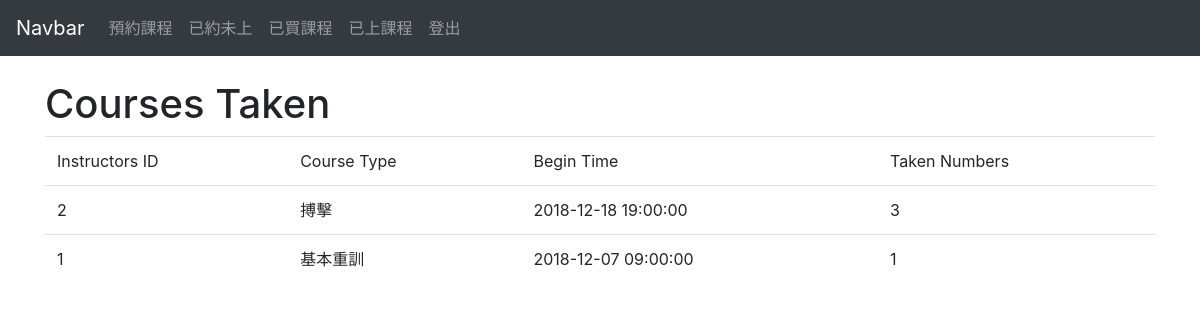
Page /Member/coursesTaken.php on the committed database.
### tables this page shows
CREATE TABLE `appoint` (
  `Course_ID` int(6) NOT NULL,
  `I_ID` int(6) NOT NULL,
  `Begin_Time` datetime NOT NULL,
  `Status` char(15) NOT NULL DEFAULT 'Appoint'
);

CREATE TABLE `course` (
  `Course_ID` int(6) NOT NULL,
  `M_ID` int(6) NOT NULL,
  `Price` int(6) NOT NULL,
  `Course_Type` varchar(40) DEFAULT NULL,
  `Number_of_Period` int(3) NOT NULL,
  `Remaining_Number` int(3) NOT NULL,
  `Open_Time` datetime NOT NULL DEFAULT CURRENT_TIMESTAMP
);

### Member/coursesTaken.php (the view, shortened to what this page needs)
<?php	require_once('database.php'); ?>
<!DOCTYPE html>
<html lang="en">
<head>
  <link rel="stylesheet" href="https://stackpath.bootstrapcdn.com/bootstrap/4.1.3/css/bootstrap.min.css">
</head>
<body>
<?php echo file_get_contents('../navbar_M.html'); ?>
<div class="container">
	<br>
	<h1>Courses Taken</h1>
</div>
<div class="container">
<table class="table table-hover"  cellpadding="2" cellspacing="2">
	<thead>
	<tr>
		<td>Instructors ID</td>
		<td>Course Type</td>
		<td>Begin Time</td>
		<td>Taken Numbers</td>
	</tr>
	</thead>
	<tbody>
		<?php
		$result = mysqli_query($mysqli, "
		SELECT `I_ID`, `Course_Type`, `Begin_Time`, `Number_of_Period`-`Remaining_Number` FROM `course`, `appoint` WHERE `course`.`Course_ID`=`appoint`.`Course_ID` and `appoint`.`Status`='Checkin'
		");
		while($query_data = mysqli_fetch_row($result)) {
		  echo "<tr>";
		  echo "<td>",$query_data[0], "</td>",
			   "<td>",$query_data[1], "</td>",
			   "<td>",$query_data[2], "</td>",
			   "<td>",$query_data[3], "</td>";
		  echo "</tr>";
		}
		?>
	</tbody>
</table>
</div>
</body>
</html>

### rows in the picture
appoint: I_ID "2", Course_ID.Course_Type "搏擊", Begin_Time "2018-12-18 19:00:00", query_data "3"
appoint: I_ID "1", Course_ID.Course_Type "基本重訓", Begin_Time "2018-12-07 09:00:00", query_data "1"

### other values in the picture
file_get_contents('../navbar_M.html') "Navbar 預約課程 已約未上 已買課程 已上課程 登出"
